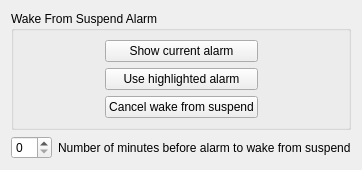
<?xml version="1.0" encoding="UTF-8"?>
<ui version="4.0">
 <class>WakeFromSuspendDlgWidget</class>
 <widget class="QWidget" name="WakeFromSuspendDlgWidget">
  <property name="geometry">
   <rect>
    <x>0</x>
    <y>0</y>
    <width>333</width>
    <height>162</height>
   </rect>
  </property>
  <layout class="QVBoxLayout" name="verticalLayout">
   <item>
    <widget class="QGroupBox" name="groupBox">
     <property name="title">
      <string>Wake From Suspend Alarm</string>
     </property>
     <layout class="QHBoxLayout" name="horizontalLayout">
      <item>
       <spacer name="horizontalSpacer">
        <property name="orientation">
         <enum>Qt::Horizontal</enum>
        </property>
        <property name="sizeHint" stdset="0">
         <size>
          <width>40</width>
          <height>20</height>
         </size>
        </property>
       </spacer>
      </item>
      <item>
       <layout class="QVBoxLayout" name="verticalLayout1">
        <item>
         <widget class="QPushButton" name="showWakeButton">
          <property name="toolTip">
           <string>Show current wake-from-suspend alarm</string>
          </property>
          <property name="whatsThis">
           <string>Highlight the current wake-from-suspend alarm in the alarm list. This button is disabled if no wake-from-suspend alarm is configured.</string>
          </property>
          <property name="text">
           <string>Show current alarm</string>
          </property>
         </widget>
        </item>
        <item>
         <widget class="QPushButton" name="useWakeButton">
          <property name="toolTip">
           <string>Set highlighted alarm as the wake-from-suspend alarm</string>
          </property>
          <property name="whatsThis">
           <string>Set the alarm highlighted in the alarm list to wake-from-suspend. This replaces any existing wake-from-suspend alarm.</string>
          </property>
          <property name="text">
           <string>Use highlighted alarm</string>
          </property>
         </widget>
        </item>
        <item>
         <widget class="QPushButton" name="cancelWakeButton">
          <property name="sizePolicy">
           <sizepolicy hsizetype="Preferred" vsizetype="Fixed">
            <horstretch>0</horstretch>
            <verstretch>0</verstretch>
           </sizepolicy>
          </property>
          <property name="toolTip">
           <string>Cancel the current wake-from-suspend</string>
          </property>
          <property name="whatsThis">
           <string>Cancel the currently configured wake-from-suspend. Note that this does not cancel the alarm itself, which will still trigger in the normal way. This button is disabled if no wake-from-suspend alarm is configured.</string>
          </property>
          <property name="text">
           <string>Cancel wake from suspend</string>
          </property>
         </widget>
        </item>
       </layout>
      </item>
      <item>
       <spacer name="horizontalSpacer_2">
        <property name="orientation">
         <enum>Qt::Horizontal</enum>
        </property>
        <property name="sizeHint" stdset="0">
         <size>
          <width>40</width>
          <height>20</height>
         </size>
        </property>
       </spacer>
      </item>
     </layout>
    </widget>
   </item>
   <item>
    <layout class="QHBoxLayout" name="horizontalLayout_2">
     <item>
      <widget class="QSpinBox" name="advanceWakeTime">
       <property name="sizePolicy">
        <sizepolicy hsizetype="Fixed" vsizetype="Fixed">
         <horstretch>0</horstretch>
         <verstretch>0</verstretch>
        </sizepolicy>
       </property>
       <property name="whatsThis">
        <string>Enter how many minutes before the alarm trigger time to wake the system from suspend. This can be used to ensure that the system is fully restored by the time the alarm triggers.</string>
       </property>
       <property name="maximum">
        <number>10</number>
       </property>
      </widget>
     </item>
     <item>
      <widget class="QLabel" name="label">
       <property name="text">
        <string>Number of minutes before alarm to wake from suspend</string>
       </property>
      </widget>
     </item>
    </layout>
   </item>
  </layout>
 </widget>
 <resources/>
 <connections/>
</ui>
